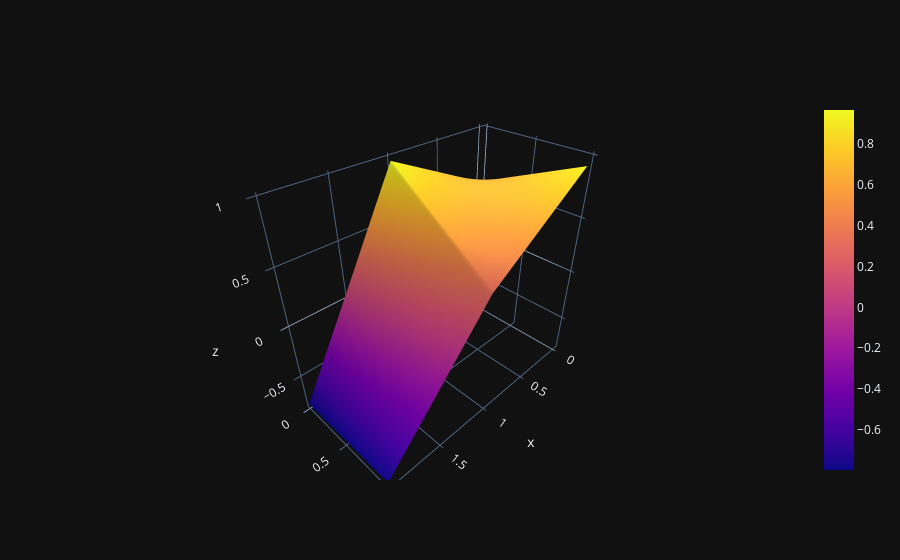

Write notebook code for a chart like this one.
### Code cell
fig = go.Figure(data=[go.Surface(z=t_np[:,:,0])])
fig.layout.template = "plotly_dark"
fig.show()

### Figure 1 — Plotly figure (JSON) as saved in the notebook; plotly's stock layout.template omitted (floating-point values rounded to 4 significant figures)
{"data": [{"type": "surface", "z": [[0.526, 0.9661, -0.7961], [0.9278, 0.3038, -0.7785]]}], "layout": {}}
